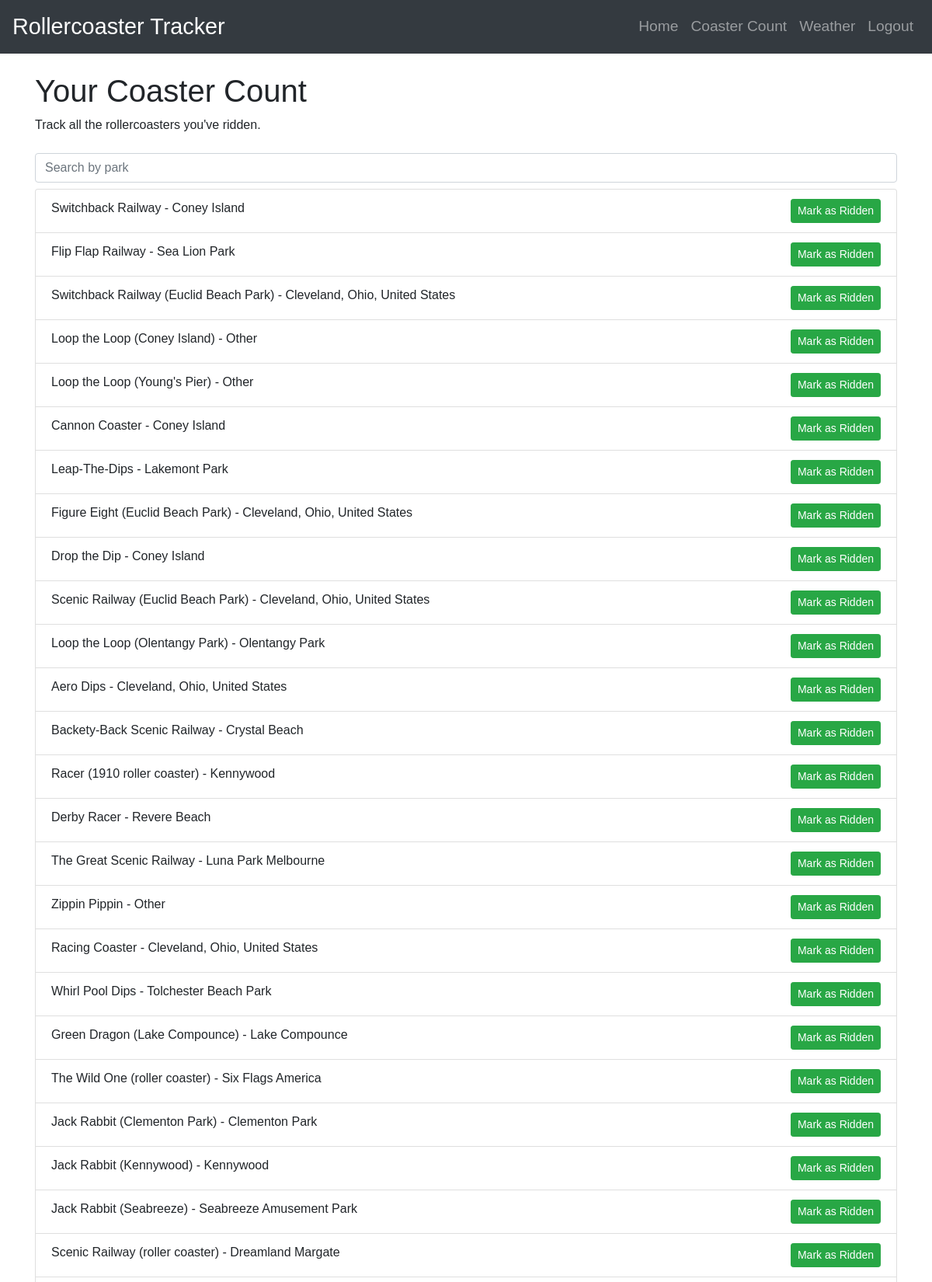
The page /coaster_count (signed in, upper part) on the database its author committed.
### models.py (models this page shows)
class Rollercoaster(db.Model):
    id = db.Column(db.Integer, primary_key=True)
    name = db.Column(db.String(100), nullable=False)
    location = db.Column(db.String(100), nullable=False)
    speed = db.Column(db.String(50), nullable=True)
    status = db.Column(db.String(50), nullable=True)
    opening_date = db.Column(db.String(50), nullable=True)
    manufacturer = db.Column(db.String(100), nullable=True)
    model = db.Column(db.String(100), nullable=True)
    height = db.Column(db.String(50), nullable=True)
    cost = db.Column(db.String(50), nullable=True)
    ridden = db.Column(db.Boolean, nullable=False, default=False)
    user_id = db.Column(db.Integer, db.ForeignKey('user.id'), nullable=False)

### routes.py (the view)
@main.route("/coaster_count")
@login_required
def coaster_count():
    park = request.args.get('park')
    if park:
        coasters = Rollercoaster.query.filter_by(user_id=current_user.id, location=park).all()
    else:
        coasters = Rollercoaster.query.filter_by(user_id=current_user.id).all()
    return render_template('coaster_count.html', coasters=coasters)

### app.py (called while the page is built)
def create_app():
    app = Flask(__name__)
    app.config['SECRET_KEY'] = 'your_secret_key'
    app.config['SQLALCHEMY_DATABASE_URI'] = 'sqlite:///instance/site.db'
    db.init_app(app)
    login_manager.init_app(app)
    from models import User, Rollercoaster
    @login_manager.user_loader
    def load_user(user_id):
        return User.query.get(int(user_id))
    from routes import main
    app.register_blueprint(main)
    return app

### templates/coaster_count.html (shortened to what this page needs)
{% extends "base.html" %}
{% block content %}
<h1>Your Coaster Count</h1>
<p>Track all the rollercoasters you've ridden.</p>
<div class="mt-4">
    <input class="form-control mb-2" type="text" id="park-search" placeholder="Search by park">
    <ul class="list-group" id="coaster-list">
        {% for coaster in coasters %}
            <li class="list-group-item">
                {{ coaster.name }} - {{ coaster.location }}
                <span class="float-right">
                    <a href="{{ url_for('main.mark_ridden', coaster_id=coaster.id) }}" class="btn btn-success btn-sm">Mark as Ridden</a>
                </span>
            </li>
        {% endfor %}
    </ul>
</div>
{% endblock %}

### static/css/style.css (style rules this page uses)
body { font-family: Arial, sans-serif; }
.form-control { margin-bottom: 10px; }

### rows shown on the page
Rollercoaster: name "Switchback Railway", location "Coney Island"
Rollercoaster: name "Flip Flap Railway", location "Sea Lion Park"
Rollercoaster: name "Switchback Railway (Euclid Beach Park)", location "Cleveland, Ohio, United States"
Rollercoaster: name "Loop the Loop (Coney Island)", location "Other"
Rollercoaster: name "Loop the Loop (Young's Pier)", location "Other"
Rollercoaster: name "Cannon Coaster", location "Coney Island"
Rollercoaster: name "Leap-The-Dips", location "Lakemont Park"
Rollercoaster: name "Figure Eight (Euclid Beach Park)", location "Cleveland, Ohio, United States"
Rollercoaster: name "Drop the Dip", location "Coney Island"
Rollercoaster: name "Scenic Railway (Euclid Beach Park)", location "Cleveland, Ohio, United States"
Rollercoaster: name "Loop the Loop (Olentangy Park)", location "Olentangy Park"
Rollercoaster: name "Aero Dips", location "Cleveland, Ohio, United States"
Rollercoaster: name "Backety-Back Scenic Railway", location "Crystal Beach"
Rollercoaster: name "Racer (1910 roller coaster)", location "Kennywood"
Rollercoaster: name "Derby Racer", location "Revere Beach"
Rollercoaster: name "The Great Scenic Railway", location "Luna Park Melbourne"
Rollercoaster: name "Zippin Pippin", location "Other"
Rollercoaster: name "Racing Coaster", location "Cleveland, Ohio, United States"
Rollercoaster: name "Whirl Pool Dips", location "Tolchester Beach Park"
Rollercoaster: name "Green Dragon (Lake Compounce)", location "Lake Compounce"
Rollercoaster: name "The Wild One (roller coaster)", location "Six Flags America"
Rollercoaster: name "Jack Rabbit (Clementon Park)", location "Clementon Park"
Rollercoaster: name "Jack Rabbit (Kennywood)", location "Kennywood"
Rollercoaster: name "Jack Rabbit (Seabreeze)", location "Seabreeze Amusement Park"
Rollercoaster: name "Scenic Railway (roller coaster)", location "Dreamland Margate"
